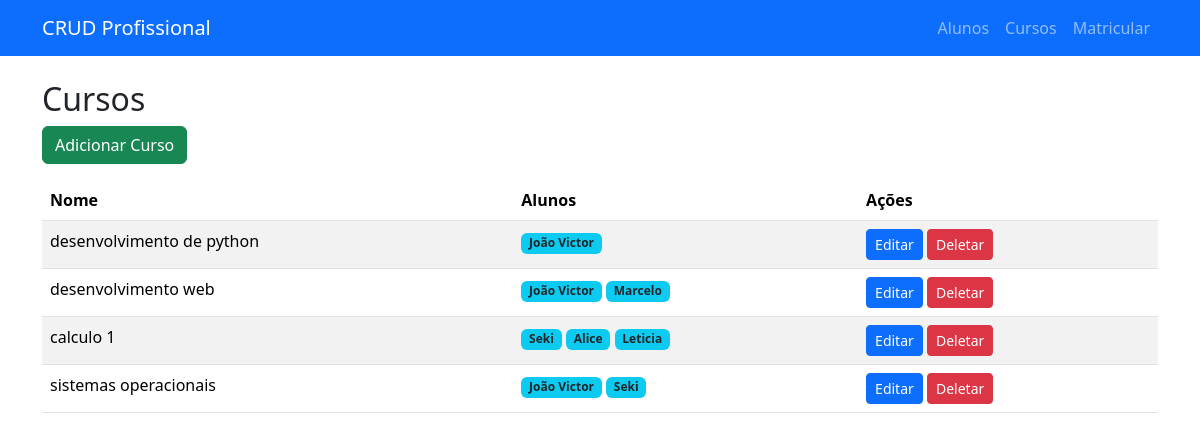
The page /cursos on the database as committed earlier.
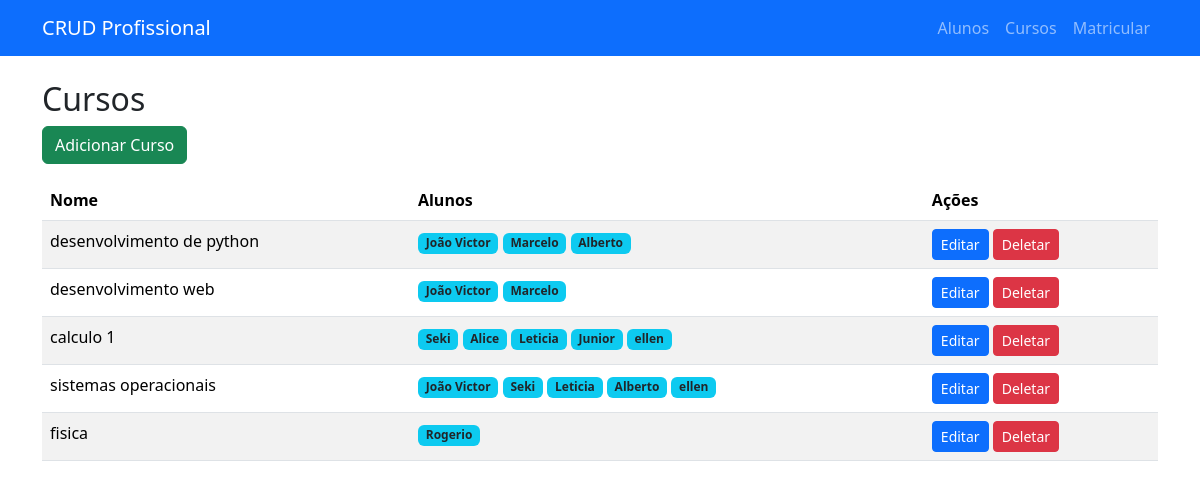
The same page on the database as committed later.
### app.py (models this page shows)
class Curso(db.Model):
    id = db.Column(db.Integer, primary_key=True)
    nome = db.Column(db.String(100), nullable=False)

class Aluno(db.Model):
    id = db.Column(db.Integer, primary_key=True)
    nome = db.Column(db.String(100), nullable=False)
    cursos = db.relationship('Curso', secondary=matriculas, backref=db.backref('alunos', lazy='dynamic'))

### app.py (the view)
@app.route('/cursos')
def cursos():
    lista_cursos = Curso.query.all()
    return render_template('cursos.html', cursos=lista_cursos)

### templates/cursos.html
{% extends "base.html" %}
{% block content %}
<h2>Cursos</h2>
<a class="btn btn-success mb-3" href="{{ url_for('adicionar_curso') }}">Adicionar Curso</a>
<table class="table table-striped">
    <thead>
        <tr>
            <th>Nome</th>
            <th>Alunos</th>
            <th>Ações</th>
        </tr>
    </thead>
    <tbody>
        {% for curso in cursos %}
        <tr>
            <td>{{ curso.nome }}</td>
            <td>
                {% for aluno in curso.alunos %}
                    <span class="badge bg-info text-dark">{{ aluno.nome }}</span>
                {% endfor %}
            </td>
            <td>
                <a class="btn btn-primary btn-sm" href="{{ url_for('editar_curso', id=curso.id) }}">Editar</a>
                <a class="btn btn-danger btn-sm" href="{{ url_for('deletar_curso', id=curso.id) }}">Deletar</a>
            </td>
        </tr>
        {% endfor %}
    </tbody>
</table>
{% endblock %}

Rows that differ between the two databases and show on the page:
changed Curso "desenvolvimento de python": gains Aluno (nome "Marcelo")
added Aluno: nome "Alberto"
added Aluno: nome "Junior", shown under Curso "calculo 1"
added Aluno: nome "ellen"
changed Curso "sistemas operacionais": gains Aluno (nome "Leticia")
added Curso: nome "fisica"
added Aluno: nome "Rogerio", shown under "fisica"
